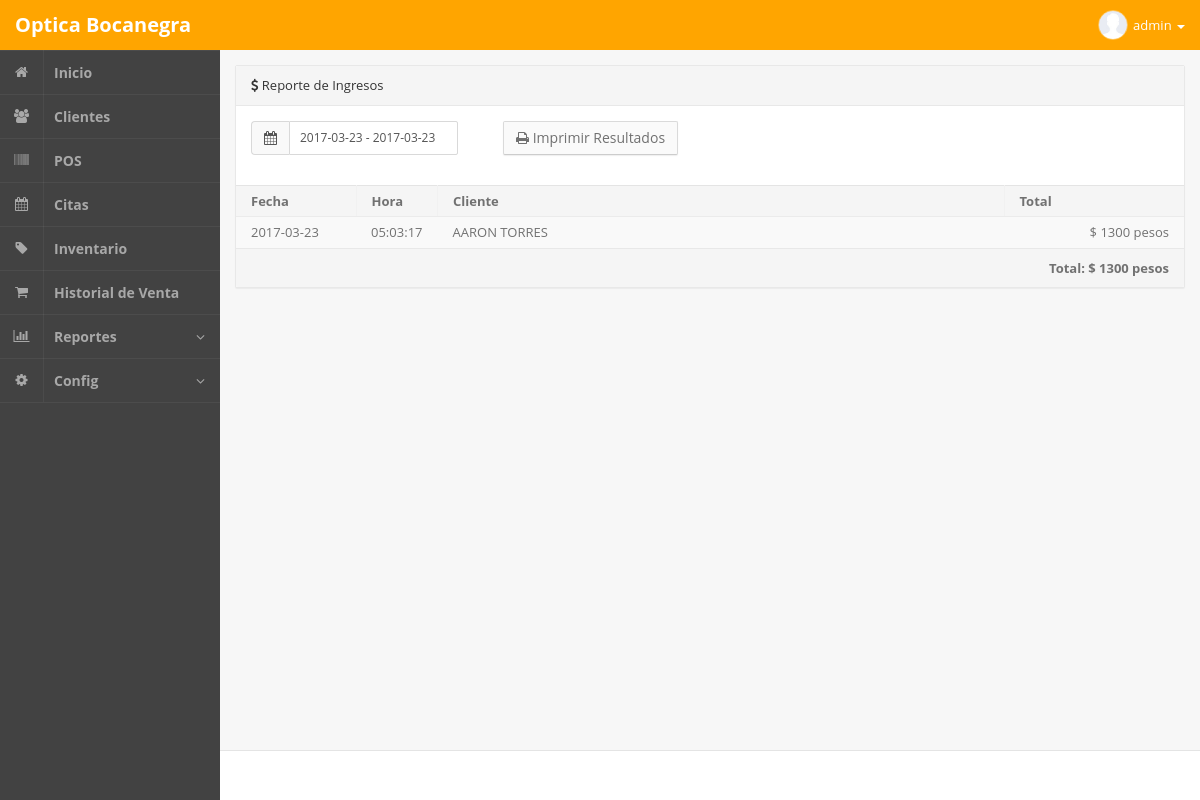
The page /admin.php?m=ingresos (signed in) on the database its author committed.
### tables this page shows
CREATE TABLE `ventas_pagos` (
  `idpagos` int(255) NOT NULL,
  `idventa` int(255) NOT NULL,
  `fecha` date NOT NULL,
  `hora` time NOT NULL,
  `cantidad` varchar(100) NOT NULL,
  `comentario` text NOT NULL,
  `metodo` varchar(100) NOT NULL
);

CREATE TABLE `ventas` (
  `idventas` int(255) NOT NULL,
  `venta` varchar(100) NOT NULL,
  `fecha` date NOT NULL,
  `hora` varchar(100) NOT NULL,
  `idcliente` int(255) NOT NULL,
  `idusuario` int(255) NOT NULL,
  `vendedor` varchar(30) NOT NULL,
  `descuento` varchar(100) NOT NULL
);

CREATE TABLE `clientes` (
  `idclientes` int(255) NOT NULL,
  `fecharegistro` date NOT NULL,
  `nombre` varchar(200) NOT NULL,
  `fechanacimiento` date NOT NULL,
  `correo` varchar(100) NOT NULL,
  `sexo` varchar(20) NOT NULL,
  `edad` varchar(20) NOT NULL,
  `domicilio` text NOT NULL,
  `colonia` varchar(50) NOT NULL,
  `codigopostal` varchar(20) NOT NULL,
  `telefono` varchar(20) NOT NULL,
  `celular` varchar(500) NOT NULL,
  `ocupacion` varchar(100) NOT NULL,
  `usalentes` varchar(100) NOT NULL,
  `ultimoexamen` varchar(100) NOT NULL,
  `eninterior` varchar(100) NOT NULL,
  `campo1` varchar(100) NOT NULL,
  `campo2` varchar(100) NOT NULL,
  `campo3` varchar(100) NOT NULL,
  `campo4` varchar(100) NOT NULL,
  `campo5` varchar(100) NOT NULL,
  `campo6` varchar(100) NOT NULL,
  `campo7` varchar(100) NOT NULL,
  `campo8` varchar(100) NOT NULL,
  `campo9` varchar(100) NOT NULL,
  `campo10` varchar(100) NOT NULL,
  `campo11` varchar(100) NOT NULL,
  `campo12` varchar(100) NOT NULL,
  `diabetes` varchar(100) NOT NULL,
  `controlada1` varchar(100) NOT NULL,
  `hipertension` varchar(100) NOT NULL,
  `controlada2` varchar(100) NOT NULL,
  `airelibre` varchar(100) NOT NULL,
  `campo13` varchar(100) NOT NULL,
  `campo14` varchar(100) NOT NULL,
  `campo15` varchar(100) NOT NULL,
  `campo16` varchar(100) NOT NULL,
  `campo17` varchar(100) NOT NULL,
  `campo18` varchar(100) NOT NULL,
  `campo19` varchar(100) NOT NULL,
  `campo20` varchar(100) NOT NULL,
  `campo21` varchar(100) NOT NULL,
  `campo22` varchar(100) NOT NULL,
  `campo23` varchar(100) NOT NULL
);

### php/ingresos.php (the view, shortened to what this page needs)
<?php
if ( isset($_GET['daterange']) ){
	$buscar = mysql_real_escape_string($_GET['daterange']);
	$date = explode(" - ", $buscar);
} else {
	$buscar = date("Y-m-d")." - ".date("Y-m-d");
}
$imprimir = "imprimir/ingresos.php?f=".$buscar;
?>
<section class="panel panel-default pos-rlt clearfix">
	<header class="panel-heading"> <i class="fa fa-usd"></i> Reporte de Ingresos</header>
	<div class="row wrapper">
		<div class="col-md-3">
			<form id="reportesForm" action="" method="get">
				<div class="input-group m-b">
					<span class="input-group-addon"><i class="fa fa-calendar"></i></span>
					<input type="text" id="daterange" class="form-control btn-sm" name="daterange" value="<?php echo $buscar; ?>" />
				</div>
			</form>
		</div>
		<div class="col-md-8"><a href="<?php echo $imprimir; ?>" target="_blank" class="m-l btn btn-md btn-default"><i class="fa fa-print"></i> Imprimir Resultados </a></div>
	</div>
	<div class="table-responsive">
		<table class="table table-striped b-t b-light">
			<thead>
				<tr>
					<th width="120"> Fecha </th>
					<th width="80"> Hora </th>
					<th>Cliente</th>
					<th width="180" class="text-left">Total</th>
				</tr>
			<tbody>
<?php
			if ( isset($_GET['daterange']) ){
				$buscar = mysql_real_escape_string($_GET['daterange']);
				$date = explode(" - ", $buscar);
				$query = mysql_query("SELECT
					ventas.idventas,
					ventas.fecha,
					ventas.hora,
					clientes.nombre
					FROM ventas
					LEFT JOIN clientes ON clientes.idclientes=ventas.idcliente
					WHERE ventas.fecha
					GROUP BY ventas.idventas
					ORDER BY ventas.idventas DESC");
				$query = mysql_query("SELECT
					*
					FROM ventas_pagos
					JOIN ventas ON ventas.idventas=ventas_pagos.idventa
					JOIN clientes ON clientes.idclientes=ventas.idcliente
					WHERE ventas_pagos.fecha BETWEEN '".$date[0]."' AND '".$date[1]."'
					ORDER BY ventas_pagos.idpagos DESC") or die( mysql_error() );
			} else {
				$query = mysql_query("SELECT
					*
					FROM ventas_pagos
					JOIN ventas ON ventas.idventas=ventas_pagos.idventa
					JOIN clientes ON clientes.idclientes=ventas.idcliente
					WHERE ventas_pagos.fecha=CURDATE()
					ORDER BY ventas_pagos.idpagos DESC") or die( mysql_error() );
			}
			$suma = 0;
			while($q = mysql_fetch_object($query)){
						$suma += $q->cantidad;
						echo '<tr>
							<td>'.$q->fecha.'</td>
							<td>'.$q->hora.'</td>
							<td>'.$q->nombre.'</td>
							<td class="text-right">$ '.$q->cantidad.' pesos</td>
						</tr>';
			}
?>
		    </tbody>
			</thead>
		</table>
	</div>
	<footer class="panel-footer">
		<div class="row">
			<div class="col-sm-12 text-right text-center-xs">
				<strong>Total: $ <?php echo $suma; ?> pesos</strong></strong>
			</div>
		</div>
	</footer>
</section>

### rows shown on the page
ventas_pagos: idventa.fecha "2017-03-23", idventa.hora "05:03:17", clientes.nombre "AARON TORRES", cantidad "1300"

### other values the page prints
$suma "1300"
